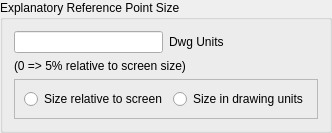
        <widget class="QGroupBox" name="gbPointSize">
         <property name="title">
          <string>Explanatory Reference Point Size</string>
         </property>
         <property name="alignment">
          <set>Qt::AlignLeading|Qt::AlignLeft|Qt::AlignTop</set>
         </property>
         <layout class="QGridLayout" name="gridLayout_12">
          <item row="0" column="0">
           <widget class="QLineEdit" name="lePointSize">
            <property name="sizePolicy">
             <sizepolicy hsizetype="Fixed" vsizetype="Fixed">
              <horstretch>0</horstretch>
              <verstretch>0</verstretch>
             </sizepolicy>
            </property>
            <property name="maximumSize">
             <size>
              <width>150</width>
              <height>16777215</height>
             </size>
            </property>
            <property name="toolTip">
             <string>Size of reference points</string>
            </property>
           </widget>
          </item>
          <item row="0" column="1">
           <widget class="QLabel" name="lPtSzUnits">
            <property name="text">
             <string>Dwg Units</string>
            </property>
            <property name="textFormat">
             <enum>Qt::PlainText</enum>
            </property>
           </widget>
          </item>
          <item row="2" column="0" colspan="2">
           <widget class="QFrame" name="frame">
            <property name="minimumSize">
             <size>
              <width>0</width>
              <height>0</height>
             </size>
            </property>
            <property name="maximumSize">
             <size>
              <width>16777215</width>
              <height>16777215</height>
             </size>
            </property>
            <property name="frameShape">
             <enum>QFrame::StyledPanel</enum>
            </property>
            <property name="frameShadow">
             <enum>QFrame::Raised</enum>
            </property>
            <layout class="QGridLayout" name="gridLayout_28">
             <item row="0" column="0">
              <widget class="QRadioButton" name="rbRelSize">
               <property name="text">
                <string>Size relative to screen</string>
               </property>
              </widget>
             </item>
             <item row="0" column="1">
              <widget class="QRadioButton" name="rbAbsSize">
               <property name="text">
                <string>Size in drawing units</string>
               </property>
              </widget>
             </item>
            </layout>
           </widget>
          </item>
          <item row="1" column="0" colspan="2">
           <widget class="QLabel" name="label_11">
            <property name="maximumSize">
             <size>
              <width>190</width>
              <height>16777215</height>
             </size>
            </property>
            <property name="text">
             <string>(0 =&gt; 5% relative to screen size)</string>
            </property>
           </widget>
          </item>
         </layout>
        </widget>
